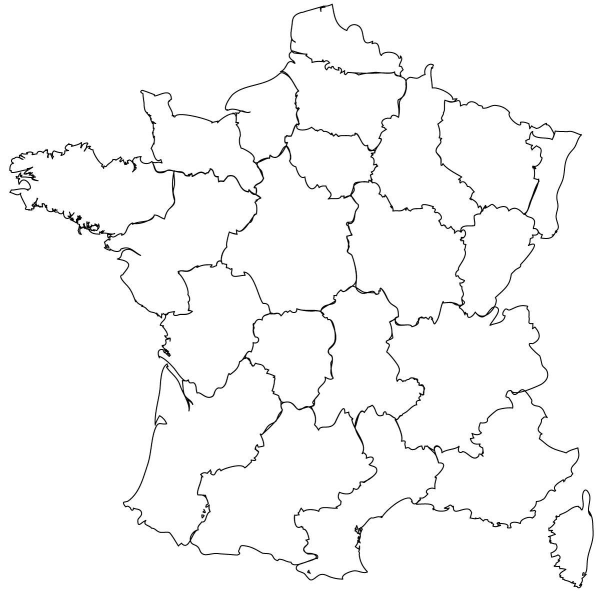
#> input picture Software/python/map2.jpg, 1200 x 1181 px (shown at 1/2 size)
$ python cartemonde.py
#> lines starting #> are read from the running program, lines starting #| are printed output that depends on the picture; after the words box and inside, x2 and y2 are one past the last pixel; in counts of white or black regions, pixels touching at a corner belong together
from PIL import Image
import numpy as np
import matplotlib.pyplot as plt
import math

# === PARAMÈTRES ===
INPUT_IMAGE = "map2.jpg"  # Ton image source avec les frontières
OUTPUT_HEADER = "world_map.h"
OUTPUT_VAR_NAME = "world_map"
TARGET_WIDTH = 200
TARGET_HEIGHT = 200
THRESHOLD = 200  # seuil de binarisation

# === TRAITEMENT IMAGE ===
img = Image.open(INPUT_IMAGE).convert("L")  # niveaux de gris
img = img.resize((TARGET_WIDTH, TARGET_HEIGHT), Image.Resampling.LANCZOS)
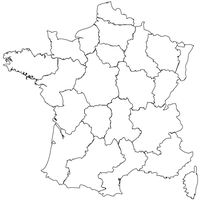
#> img: PIL image 200x200 L; min 14, max 255, mean 247.5
img = img.point(lambda p: 255 if p > THRESHOLD else 0).convert("1")  # binaire
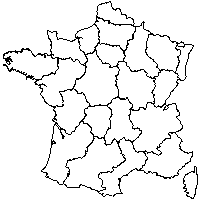
#> img: PIL image 200x200 1; 93.5% white; black in thin lines or dots
pixels = np.array(img)

# === CONVERSION EN BYTES ===
def image_to_bit_array(pixels):
    height, width = pixels.shape
#> height = 200; width = 200
    assert width % 8 == 0, "Largeur doit être multiple de 8"
    bit_array = []
    for y in range(height):
        for x in range(0, width, 8):
            byte = 0
            for b in range(8):
                bit = 0 if pixels[y, x + b] else 1  # noir = 1
                byte |= (bit << (7 - b))
            bit_array.append(byte)
#> after the loop, bit_array = 5000 values, max 255 at index 615, min 0 at index 0, mean 16.32
    return bit_array

bit_array = image_to_bit_array(pixels)

# === GÉNÉRATION DU TABLEAU C ===
def generate_c_array(array, width, height, var_name):
#> called with width = 200, height = 200, var_name = 'world_map'
    lines = []
    lines.append(f"// {width}x{height} carte du monde, 1 bit par pixel")
    lines.append(f"const uint8_t {var_name}[] = {{")
    for i in range(0, len(array), 12):
        chunk = array[i:i+12]
        hexes = ", ".join(f"0x{b:02X}" for b in chunk)
        lines.append(f"    {hexes},")
#> this loop made 417 passes
#> (i, chunk) on passes 2 to 4: (12, [0, 0, 0, 0, 0, 0, 0, 0, 0, 0, 0, 0]), (24, [0, 0, 0, 0, 0, 0, 0, 0, 0, 0, 0, 0]), (36, [0, 0, 6, 0, 0, 0, 0, 0, 0, 0, 0, 0])
#> after the loop, lines = 419 items
    lines.append("};")
    return "\n".join(lines)

c_code = generate_c_array(bit_array, TARGET_WIDTH, TARGET_HEIGHT, OUTPUT_VAR_NAME)

def lat_to_mercator_y(lat):
    """Convertit latitude en coordonnée y Mercator normalisée"""
    rad = math.radians(lat)
    return math.log(math.tan(math.pi / 4 + rad / 2))

def mercator_to_pixel(lat, lon,
                      lat1, lon1, x1, y1,
                      lat2, lon2, x2, y2):
    """
    Calibré à partir de 2 points GPS connus (lat1/lon1 à x1/y1, lat2/lon2 à x2/y2)
    Renvoie (x, y) en pixels correspondant à un (lat, lon) en Mercator.
    """
    # Mercator Y pour les deux points
    y_merc1 = lat_to_mercator_y(lat1)
    y_merc2 = lat_to_mercator_y(lat2)

    # Échelles
    scale_x = (x2 - x1) / (lon2 - lon1)
    scale_y = (y2 - y1) / (y_merc2 - y_merc1)

    # Mercator Y du point à projeter
    y_merc = lat_to_mercator_y(lat)

    # Projection
    x = x1 + (lon - lon1) * scale_x
    y = y1 + (y_merc - y_merc1) * scale_y

    return int(x), int(y)

# === ÉCRITURE DU .H ===
with open(OUTPUT_HEADER, "w") as f:
    f.write("#include <stdint.h>\n\n")
    f.write(c_code)

print(f"✅ Carte convertie et sauvegardée dans {OUTPUT_HEADER}")

# === AFFICHAGE DE L’IMAGE BINAIRE ===
lat_paris = 48.8566
lon_paris = 2.3522
lat_newyork=40.712784
lon_newyork=-74.005941
pointzerox=510
pointzeroy=453
parisx=511
parisy=305

x, y = mercator_to_pixel(
    lat=48.8566, lon=2.3522,
    lat1=0, lon1=0, x1=510, y1=453,
    lat2=lat_newyork, lon2=lon_newyork, x2=291, y2=335
)

x1, y1 = mercator_to_pixel(
    lat=55.757425, lon=37.619183,
    lat1=0, lon1=0, x1=510, y1=453,
    lat2=lat_newyork, lon2=lon_newyork, x2=291, y2=335
)
print(f"paris est à x={x}, y={y}")
print(f"moscou est à x={x1}, y={y1}")
plt.imshow(pixels, cmap='gray')
plt.title("Carte binaire (frontières)")
plt.axis('off')
plt.show()

$ run again, with Software/python/altitude_baro.png saved as Software/python/map2.jpg
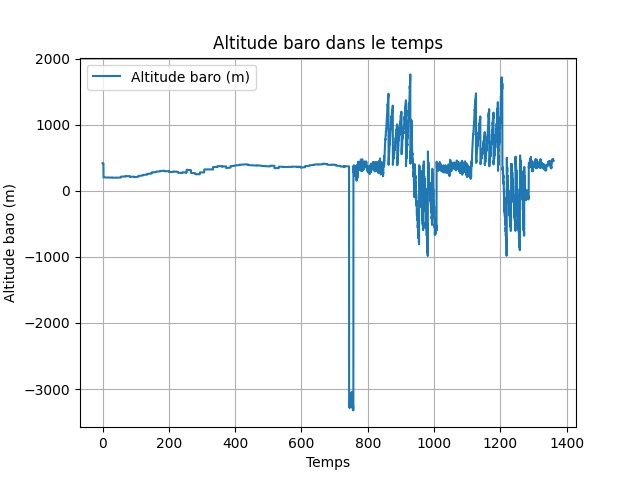
#> input picture Software/python/altitude_baro.png, 640 x 480 px
#> `img = img.resize((TARGET_WIDTH, TARGET_HEIGHT), Image.Resampling.LANCZ..`:
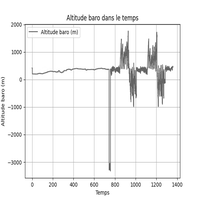
#> img: PIL image 200x200 L; min 69, max 255, mean 243.9
#> `img = img.point(lambda p: 255 if p > THRESHOLD else 0).convert("1")`:
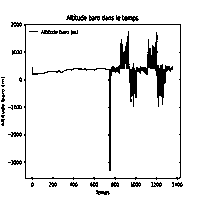
#> img: PIL image 200x200 1; 92.4% white; 36 black regions (12 under 20 px), largest, box (x1, y1, x2, y2) and area: (32, 31, 173, 171) 1460, (24, 24, 181, 180) 656, (66, 14, 87, 21) 82
#> after the loop in image_to_bit_array, `for y in range(height):`: bit_array = 5000 values, max 255 at index 441, min 0 at index 0, mean 19.16
#> the loop in generate_c_array, `for i in range(0, len(array), 12):` made 417 passes
#> (i, chunk) on passes 2 to 4: (12, [0, 0, 0, 0, 0, 0, 0, 0, 0, 0, 0, 0]), (24, [0, 0, 0, 0, 0, 0, 0, 0, 0, 0, 0, 0]), (36, [0, 0, 0, 0, 0, 0, 0, 0, 0, 0, 0, 0])
#> after the loop in generate_c_array, `for i in range(0, len(array), 12):`: lines = 419 items

$ run again, with Software/python/altitude_gps.png saved as Software/python/map2.jpg
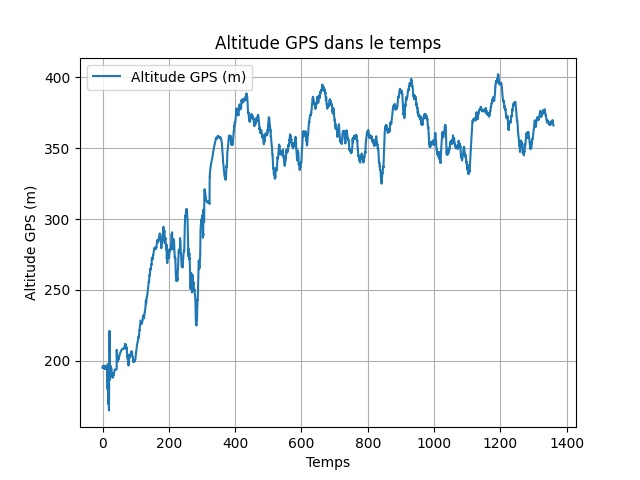
#> input picture Software/python/altitude_gps.png, 640 x 480 px
#> `img = img.resize((TARGET_WIDTH, TARGET_HEIGHT), Image.Resampling.LANCZ..`:
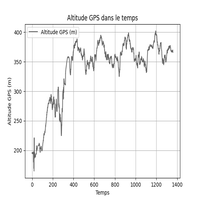
#> img: PIL image 200x200 L; min 59, max 255, mean 245.3
#> `img = img.point(lambda p: 255 if p > THRESHOLD else 0).convert("1")`:
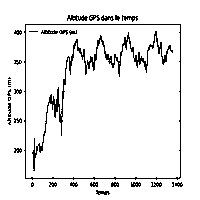
#> img: PIL image 200x200 1; 93.2% white; black in thin lines or dots, all inside (x1, y1, x2, y2) = (7, 15, 183, 195)
#> after the loop in image_to_bit_array, `for y in range(height):`: bit_array = 5000 values, max 255 at index 435, min 0 at index 0, mean 18.31
#> the loop in generate_c_array, `for i in range(0, len(array), 12):` made 417 passes
#> (i, chunk) on passes 2 to 4: (12, [0, 0, 0, 0, 0, 0, 0, 0, 0, 0, 0, 0]), (24, [0, 0, 0, 0, 0, 0, 0, 0, 0, 0, 0, 0]), (36, [0, 0, 0, 0, 0, 0, 0, 0, 0, 0, 0, 0])
#> after the loop in generate_c_array, `for i in range(0, len(array), 12):`: lines = 419 items
